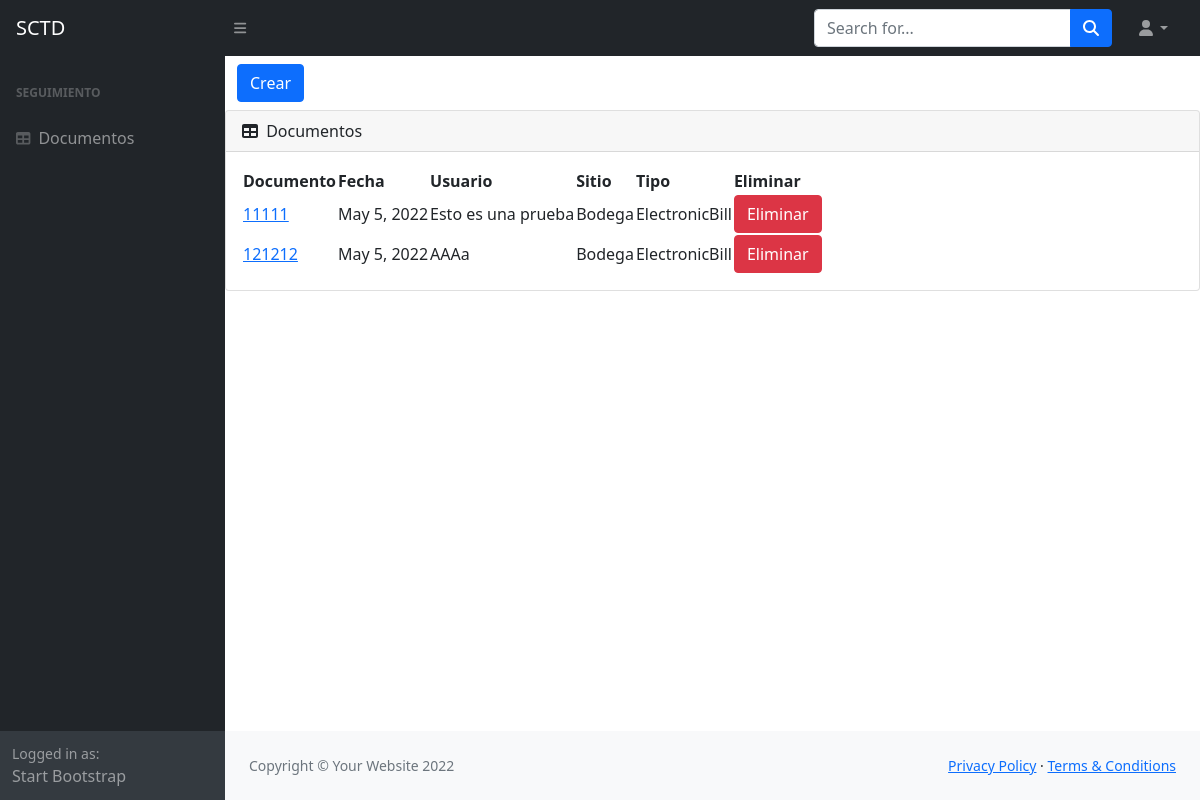
/tracking_list.html/, run on an earlier commit of the app's database.
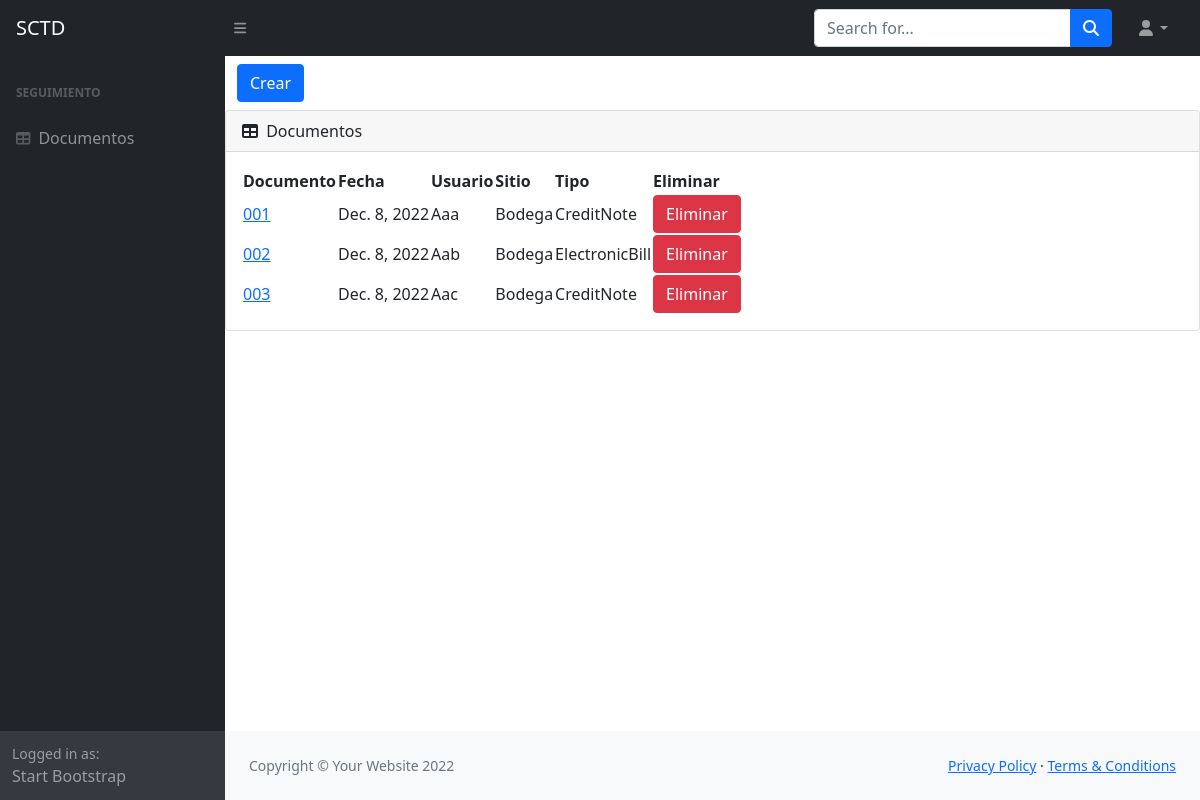
And on a later commit of the database.
### Tracking/models.py (models this page shows, shortened)
class TrackDocument(models.Model):
    document = models.CharField(max_length=50, unique=True)
    date = models.DateField()
    user = models.CharField(max_length=50)
    site = models.ForeignKey('Site', on_delete=models.CASCADE)
    type = models.CharField(
        max_length=20,
        choices=DOCUMENT_CHOICES,
    )

class Site(models.Model):
    name = models.CharField(max_length=50)
    coordinates = models.CharField(max_length=50)
    description = models.CharField(max_length=50)
    def __str__(self):
        return self.name

### Tracking/views.py (the view)
# urls.py: path('tracking_list.html/', views.document_list.as_view(template_name="Tracking/tracking_list.html"), name='documents'),
class document_list(ListView):
    model = TrackDocument
    paginate_by = 100
    def get_context_data(self, **kwargs):
        context = super().get_context_data(**kwargs)
        context['now'] = timezone.now()
        return context

### templates/Tracking/tracking_list.html (shortened to what this page needs)
{% extends 'Tracking/index.html' %}
{% block content %}
<head>
</head>
<body>
    <div class="container">
        <a class="btn btn-primary" href="tracking.html" role="button">Crear</a>
    </div>
    <div class="card mb-4">
        <div class="card-header">
            <i class="fas fa-table me-1"></i>
            Documentos
        </div>
        <div class="card-body">
            <table id="datatablesSimple">
                <thead>
                    <tr>
                        <th>Documento</th>
                        <th>Fecha</th>
                        <th>Usuario</th>
                        <th>Sitio</th>
                        <th>Tipo</th>
                        <th>Eliminar</th>
                    </tr>
                </thead>
                <tbody>
                    {% for obj in object_list %}
                        <form method="POST" action="eliminate/{{obj.id}}">
                            <tr>
                                <td><a href="update_documents.html/{{ obj.id }}">{{ obj.document }}</a></td>
                                <td>{{ obj.date }}</td>
                                <td>{{ obj.user }}</td>
                                <td>{{ obj.site }}</td>
                                <td>{{ obj.type }}</td>
                                <td><a href="delete_document.html/{{ obj.id }}" class="btn btn-danger">Eliminar</a></td>
                            </tr>
                        </form>
                    {% endfor %}
                </tbody>
            </table>
        </div>
    </div>
    {% endblock %}

### templates/Tracking/index.html (shortened to what this page needs)
{% load static %}
<!DOCTYPE html>
<html lang="en">
    <head>
        <link href="https://cdn.jsdelivr.net/npm/simple-datatables@latest/dist/style.css" rel="stylesheet" />
        <link href="{% static 'css/styles.css' %}" rel="stylesheet" />
    </head>
    <body class="sb-nav-fixed">
        <nav class="sb-topnav navbar navbar-expand navbar-dark bg-dark">
            <a class="navbar-brand ps-3" href="/">SCTD</a>
            <button class="btn btn-link btn-sm order-1 order-lg-0 me-4 me-lg-0" id="sidebarToggle" href="#!"><i class="fas fa-bars"></i></button>
            <form class="d-none d-md-inline-block form-inline ms-auto me-0 me-md-3 my-2 my-md-0">
                <div class="input-group">
                    <input class="form-control" type="text" placeholder="Search for..." aria-label="Search for..." aria-describedby="btnNavbarSearch" />
                    <button class="btn btn-primary" id="btnNavbarSearch" type="button"><i class="fas fa-search"></i></button>
                </div>
            </form>
            <ul class="navbar-nav ms-auto ms-md-0 me-3 me-lg-4">
                <li class="nav-item dropdown">
                    <a class="nav-link dropdown-toggle" id="navbarDropdown" href="#" role="button" data-bs-toggle="dropdown" aria-expanded="false"><i class="fas fa-user fa-fw"></i></a>
                </li>
            </ul>
        </nav>
        <div id="layoutSidenav">
            <div id="layoutSidenav_nav">
                <nav class="sb-sidenav accordion sb-sidenav-dark" id="sidenavAccordion">
                    <div class="sb-sidenav-menu">
                        <div class="nav">
                            <div class="sb-sidenav-menu-heading">Seguimiento</div>
                            <a class="nav-link" href="/tracking_list.html">
                                <div class="sb-nav-link-icon"><i class="fas fa-table"></i></div>
                                Documentos
                            </a>
                        </div>
                    </div>
                    <div class="sb-sidenav-footer">
                        <div class="small">Logged in as:</div>
                        Start Bootstrap
                    </div>
                </nav>
            </div>
            <div id="layoutSidenav_content">
                <main>
                    {% block content %}{% endblock %}
                </main>
                <footer class="py-4 bg-light mt-auto">
                    <div class="container-fluid px-4">
                        <div class="d-flex align-items-center justify-content-between small">
                            <div class="text-muted">Copyright &copy; Your Website 2022</div>
                            <div>
                                <a href="#">Privacy Policy</a>
                                &middot;
                                <a href="#">Terms &amp; Conditions</a>
                            </div>
                        </div>
                    </div>
                </footer>
            </div>
        </div>
    </body>
</html>

What changed in the data, as far as the page shows it:
removed TrackDocument: document "11111", date "May 5, 2022", user "Esto es una prueba", site "Bodega", type "ElectronicBill"
removed TrackDocument: document "121212", date "May 5, 2022", user "AAAa", site "Bodega", type "ElectronicBill"
added TrackDocument: document "001", date "Dec. 8, 2022", user "Aaa", site "Bodega", type "CreditNote"
added TrackDocument: document "002", date "Dec. 8, 2022", user "Aab", site "Bodega", type "ElectronicBill"
added TrackDocument: document "003", date "Dec. 8, 2022", user "Aac", site "Bodega", type "CreditNote"
